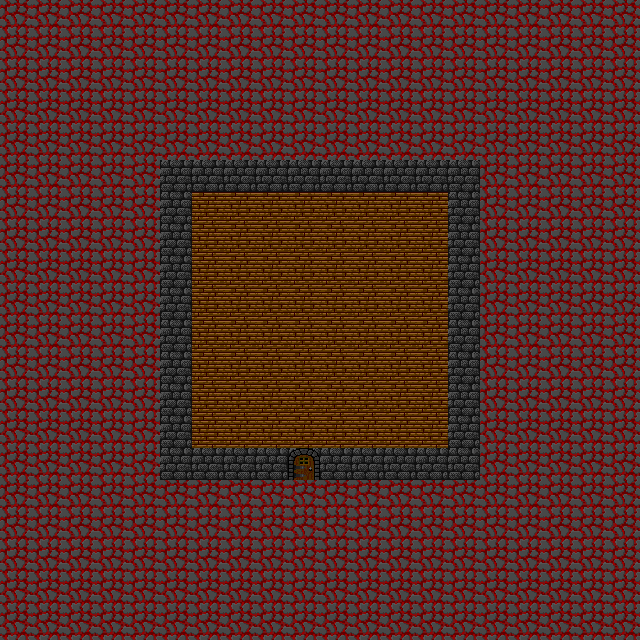

A 2D game scene composited from a Tiled map and its tileset images. What follows is a short description and the map's XML, with every tile layer's data as written:
An orthogonal 20x20 tile map with 32x32 px tiles, 1 tile layer (Warstwa Kafelków 1) and 6 objects.

<map version="1.0" tiledversion="1.0.3" orientation="orthogonal" renderorder="right-down" width="20" height="20" tilewidth="32" tileheight="32" nextobjectid="13">
 <tileset firstgid="1" source="tiles.tsx" />
 <layer name="Warstwa Kafelków 1" width="20" height="20">
  <data encoding="csv">
8,8,8,8,8,8,8,8,8,8,8,8,8,8,8,8,8,8,8,8,
8,8,8,8,8,8,8,8,8,8,8,8,8,8,8,8,8,8,8,8,
8,8,8,8,8,8,8,8,8,8,8,8,8,8,8,8,8,8,8,8,
8,8,8,8,8,8,8,8,8,8,8,8,8,8,8,8,8,8,8,8,
8,8,8,8,8,8,8,8,8,8,8,8,8,8,8,8,8,8,8,8,
8,8,8,8,8,4,4,4,4,4,4,4,4,4,4,8,8,8,8,8,
8,8,8,8,8,4,3,3,3,3,3,3,3,3,4,8,8,8,8,8,
8,8,8,8,8,4,3,3,3,3,3,3,3,3,4,8,8,8,8,8,
8,8,8,8,8,4,3,3,3,3,3,3,3,3,4,8,8,8,8,8,
8,8,8,8,8,4,3,3,3,3,3,3,3,3,4,8,8,8,8,8,
8,8,8,8,8,4,3,3,3,3,3,3,3,3,4,8,8,8,8,8,
8,8,8,8,8,4,3,3,3,3,3,3,3,3,4,8,8,8,8,8,
8,8,8,8,8,4,3,3,3,3,3,3,3,3,4,8,8,8,8,8,
8,8,8,8,8,4,3,3,3,3,3,3,3,3,4,8,8,8,8,8,
8,8,8,8,8,4,4,4,4,2,4,4,4,4,4,8,8,8,8,8,
8,8,8,8,8,8,8,8,8,8,8,8,8,8,8,8,8,8,8,8,
8,8,8,8,8,8,8,8,8,8,8,8,8,8,8,8,8,8,8,8,
8,8,8,8,8,8,8,8,8,8,8,8,8,8,8,8,8,8,8,8,
8,8,8,8,8,8,8,8,8,8,8,8,8,8,8,8,8,8,8,8,
8,8,8,8,8,8,8,8,8,8,8,8,8,8,8,8,8,8,8,8
</data>
 </layer>
 <objectgroup name="wall">
  <object id="2" x="192" y="160" width="288" height="32" />
  <object id="3" x="448" y="192" width="32" height="288" />
  <object id="4" x="320" y="448" width="160" height="32" />
  <object id="5" x="192" y="448" width="96" height="32" />
  <object id="10" x="160" y="160" width="32" height="320" />
 </objectgroup>
 <objectgroup name="spawn">
  <object id="12" x="288" y="416" width="32" height="32" />
 </objectgroup>
</map>
